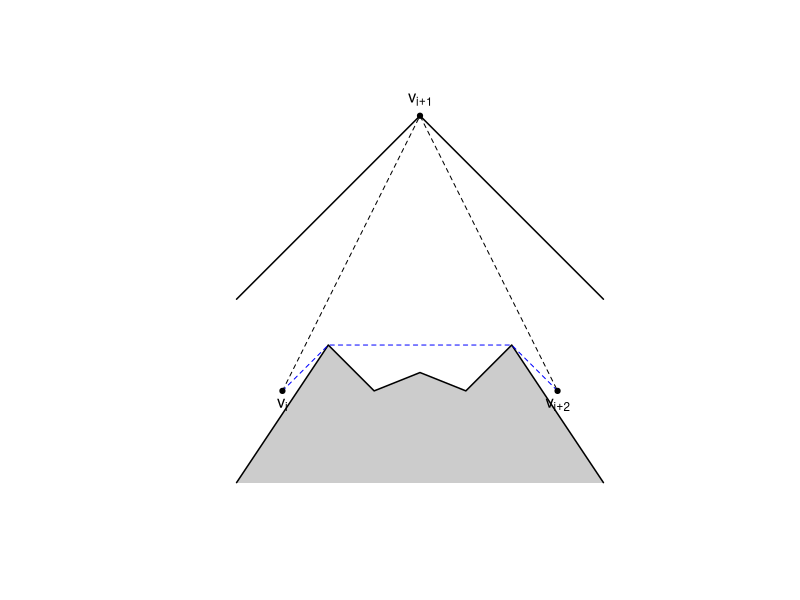

Reproduce this figure in R.
# alter step simplest case


chevron.top<-list(x=c(-1,0,1),
                  y=c(0,1,0))
chevron.bot<-list(x=c(-1,-0.5,-0.25,0,0.25,0.5,1),
                  y=c(-1,-0.25,-0.5,-0.4,-0.5,-0.25,-1))


plot(c(-1,1),c(1.1,-1),type="n",asp=1,xlab="",ylab="",axes=F)

# draw the chevrons and the grey bit
polygon(chevron.bot,col=grey(0.8),border=NA)
lines(chevron.top,lwd=1.5)
lines(chevron.bot,lwd=1.5)

v1<-list(x=-0.75,y=-0.5)
v2<-list(x=0,y=1)
v3<-list(x=0.75,y=-0.5)

v1s<-list(x=0,y=0)

# the bad path line
bad.path<-list(x=c(v1$x,v2$x,v3$x),
               y=c(v1$y,v2$y,v3$y))
lines(bad.path,lty=2)


# good path
good.path<-list(x=c(v1$x,-0.5,0.5,v3$x),
                y=c(v1$y,-0.25,-0.25,v3$y))
lines(good.path,lty=2,col="blue")



# the points v1, v2 and v3
points(v1,pch=19,cex=0.7)
points(v2,pch=19,cex=0.7)
points(v3,pch=19,cex=0.7)
text(v1,label=expression(v[i]),pos=1)
text(v2,label=expression(v[i+1]),pos=3)
text(v3,label=expression(v[i+2]),pos=1)


#points(v1s,pch=19,cex=0.7)
#text(v1s,label=expression(v[i+1]^"*"),pos=3)

